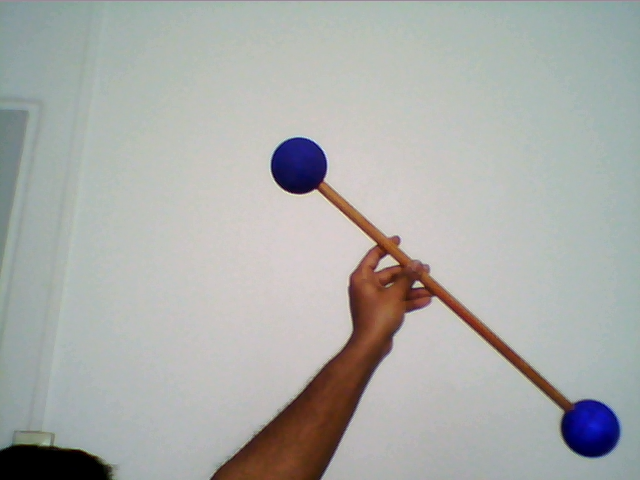
#> input picture 18,04,2023/diffsphere/imageR(100)39.png, 640 x 480 px, found by its file name
$ python 'sphere2 copy 7.py'
#> lines starting #> are read from the running program, lines starting #| are printed output that depends on the picture; after the words box and inside, x2 and y2 are one past the last pixel; in counts of white or black regions, pixels touching at a corner belong together
import numpy as np
import cv2 as cv

def empty(a):
    pass

# [4 lines of commented-out code are left out]
img = cv.imread("images/R20/imageR(100)39.png")
#> img is the input picture: shape (480, 640, 3); mean B, G, R 169.5, 172.4, 170.8

#img = cv.imread("images/stereoRight(J) - 17042023_2samcam_sphere/imageR(60)18.png")
#img = cv.imread("images/stereoRight(J) - 17042023_2diffcam_sphere/imageR(35)13.png")


cv.imshow('image', img)

assert img is not None, "file could not be read, check with os.path.exists()"
#img = cv.medianBlur(img,5)
#cimg = cv.cvtColor(img,cv.COLOR_GRAY2BGR)


hsv = cv.cvtColor(img, cv.COLOR_BGR2HSV)
#> hsv: shape (480, 640, 3); mean H, S, V 61.9, 25.7, 178.1
upper_blue = np.array([130, 255, 255])
lower_blue = np.array([90, 70, 0])
mask = cv.inRange(hsv, lower_blue, upper_blue)
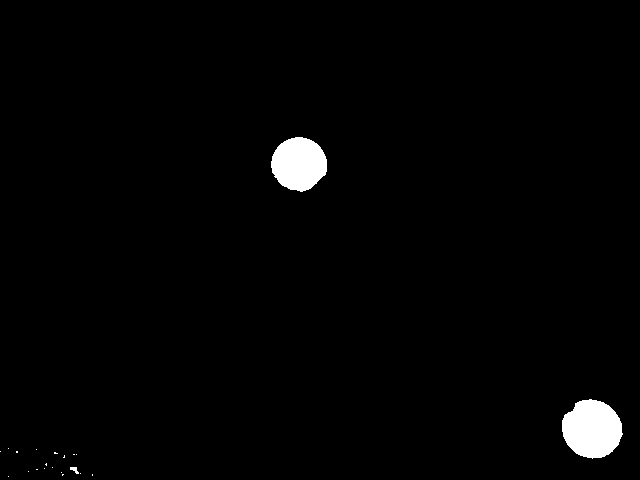
#> mask: shape (480, 640); 1.7% white; 21 white regions (18 under 20 px), largest, box (x1, y1, x2, y2) and area: (562, 399, 623, 459) 2746, (271, 137, 327, 192) 2330, (70, 467, 79, 474) 35
cv.imshow('maskimage', mask)

mask1 = cv.cvtColor(img, cv.COLOR_BGR2GRAY)
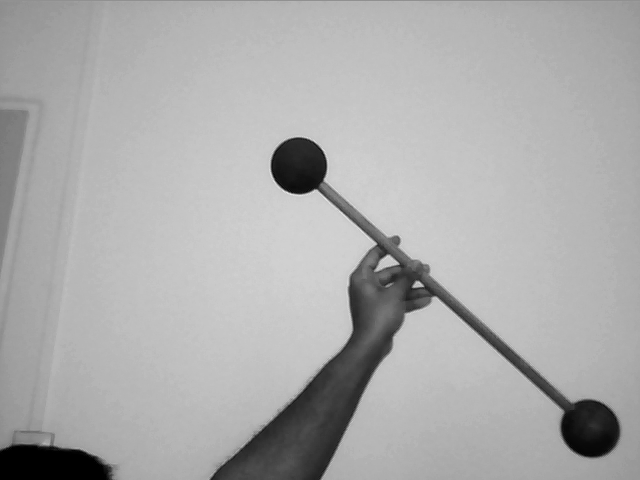
#> mask1: shape (480, 640); min 0, max 234, mean 171.6
mask2 = cv.cvtColor(mask, cv.COLOR_GRAY2BGR)

#mask1 = cv.medianBlur(mask, 5)
kernel = np.ones((5,5),np.uint8)
#erode = cv.erode(mask,kernel,iterations = 1)
#cv.imshow('erode', erode)
dilate = cv.dilate(mask,kernel,iterations = 1)
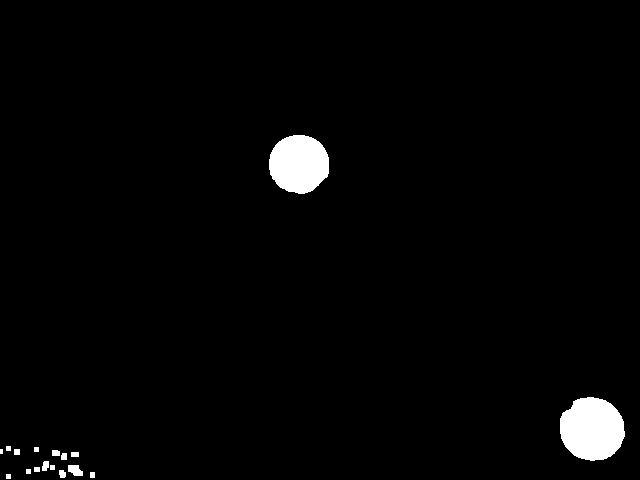
#> dilate: shape (480, 640); 2.2% white; 17 white regions (1 under 20 px), largest, box (x1, y1, x2, y2) and area: (560, 397, 625, 461) 3246, (269, 135, 329, 194) 2791, (68, 465, 83, 476) 125
#cv.imshow('dilate', dilate)

#thresh = cv.threshold(img, 220, 255, cv.THRESH_BINARY)[1]
#cv.imshow(' circles',thresh)

# apply morphological closing operation
kernel = np.ones((5,5),np.uint8)
#closing = cv.morphologyEx(thresh, cv.MORPH_CLOSE, kernel)
closing = cv.morphologyEx(mask, cv.MORPH_CLOSE, kernel)
#> closing: shape (480, 640); 1.7% white; 19 white regions (16 under 20 px), largest, box (x1, y1, x2, y2) and area: (562, 399, 623, 459) 2746, (271, 137, 327, 192) 2331, (70, 467, 81, 474) 37
closing1 = cv.morphologyEx(dilate, cv.MORPH_CLOSE, kernel)
#> closing1: shape (480, 640); 2.2% white; 9 white regions
#mask1 = cv.medianBlur(closing1, 5)
#closing2 = cv.morphologyEx(closing1, cv.MORPH_CLOSE, kernel)

cv.imshow('closing',closing)
#cv.imshow('closing1',closing1)
#cv.imshow('closing2',closing2)


contours, hierarchy = cv.findContours(closing, cv.RETR_EXTERNAL, cv.CHAIN_APPROX_SIMPLE)
#> contours = 19 contours, 16 with area under 20; largest, box (x1, y1, x2, y2) and area: (562, 399, 623, 459) 2660, (271, 137, 327, 192) 2254, (70, 467, 81, 474) 23

centers = []

for contour in contours:
    area = cv.contourArea(contour)
    #print(area)
    if area>1000:
        cv.drawContours(mask, [contour], -1, (0, 255, 0), 2)
        M = cv.moments(contour)
        cx = int(M['m10'] / M['m00'])
        cy = int(M['m01'] / M['m00'])
        # [4 lines of commented-out code are left out]

        if (cx-cy)<500:
              centers.append((cx,cy))
              cv.circle(img, (cx,cy), 2, (0, 0, 255), -1)
              cv.imshow('center', img)
#> this loop made 19 passes
#> (area, cx, cy) on passes 18 to 19: (2660.5, 591, 428), (2253.5, 298, 163)
#> area on pass 8: 23
#> img: shape (480, 640, 3); 0.01% of pixels changed, all inside (x1, y1, x2, y2) = (296, 161, 594, 431)
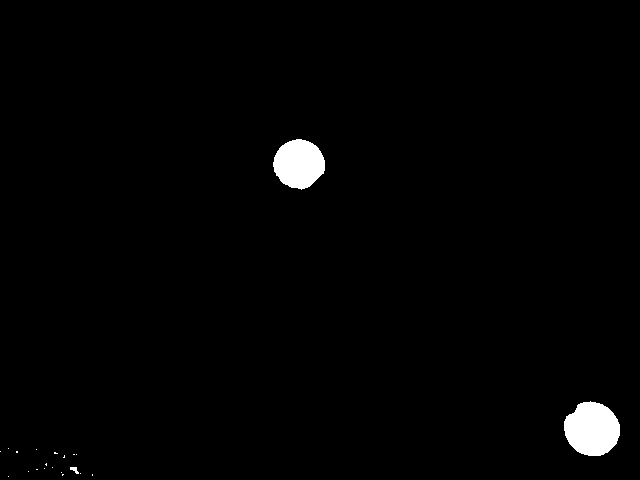
#> mask: shape (480, 640); 1.4% white; 21 white regions (18 under 20 px), largest, box (x1, y1, x2, y2) and area: (564, 401, 620, 456) 2348, (273, 139, 325, 190) 1968, (70, 467, 79, 474) 35
#> after the loop, centers = [(591, 428), (298, 163)]
print("Sphere centers:",centers)
#| Sphere centers: [(591, 428), (298, 163)]
cv.waitKey(0)

$ run again, with 12,04,2023/blue22.jpg saved as 18,04,2023/diffsphere/imageR(100)39.png
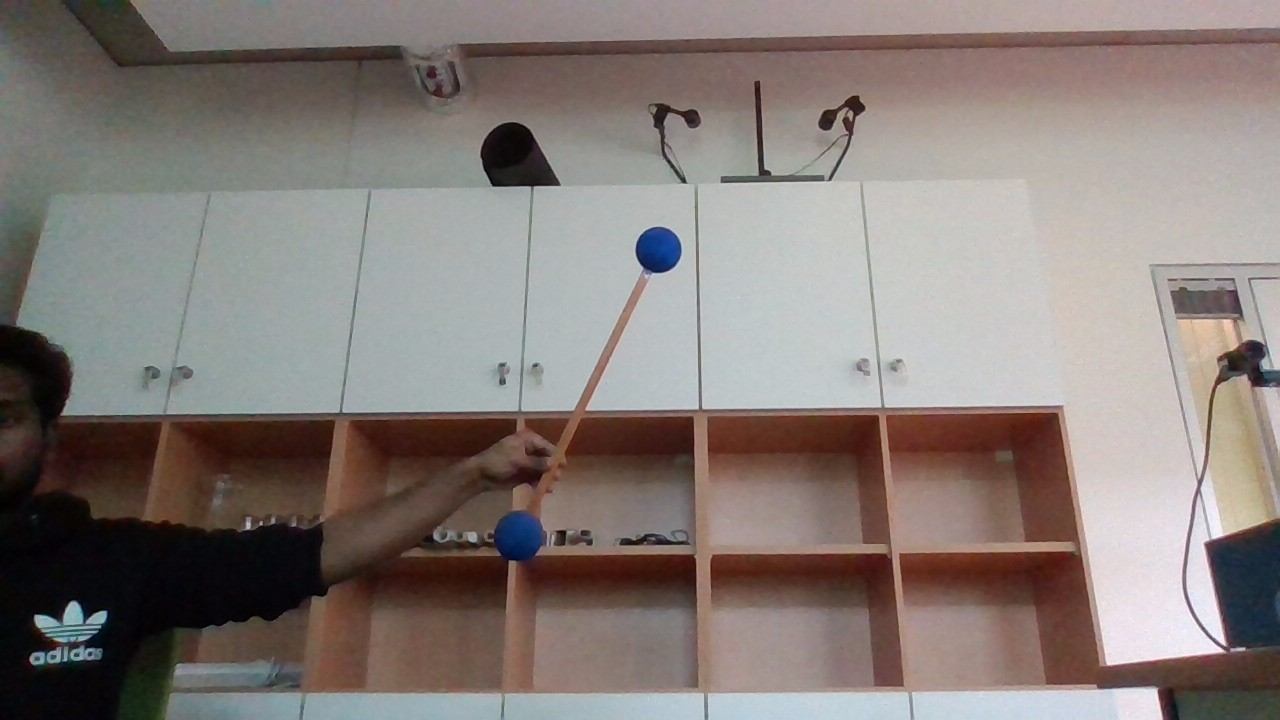
#> input picture 12,04,2023/blue22.jpg, 1280 x 720 px, found by its file name
#> img is the input picture: shape (720, 1280, 3); mean B, G, R 120.3, 124.3, 133.6
#> hsv: shape (720, 1280, 3); mean H, S, V 46, 51.6, 136.9
#> mask2: shape (720, 1280, 3); 2.7% white; 79 white regions (51 under 20 px), largest, box (x1, y1, x2, y2) and area: (38, 534, 156, 685) 6208, (1216, 531, 1280, 645) 5448, (224, 538, 314, 608) 2808
#> dilate: shape (720, 1280); 3.9% white; 30 white regions, largest, box (x1, y1, x2, y2) and area: (0, 532, 158, 698) 13371, (168, 530, 316, 612) 6005, (1214, 529, 1280, 647) 5985
#> closing: shape (720, 1280); 2.9% white; 40 white regions (20 under 20 px), largest, box (x1, y1, x2, y2) and area: (7, 534, 156, 688) 8503, (1216, 531, 1280, 645) 5487, (170, 532, 314, 608) 4339
#> `closing1 = cv.morphologyEx(dilate, cv.MORPH_CLOSE, kernel)`:
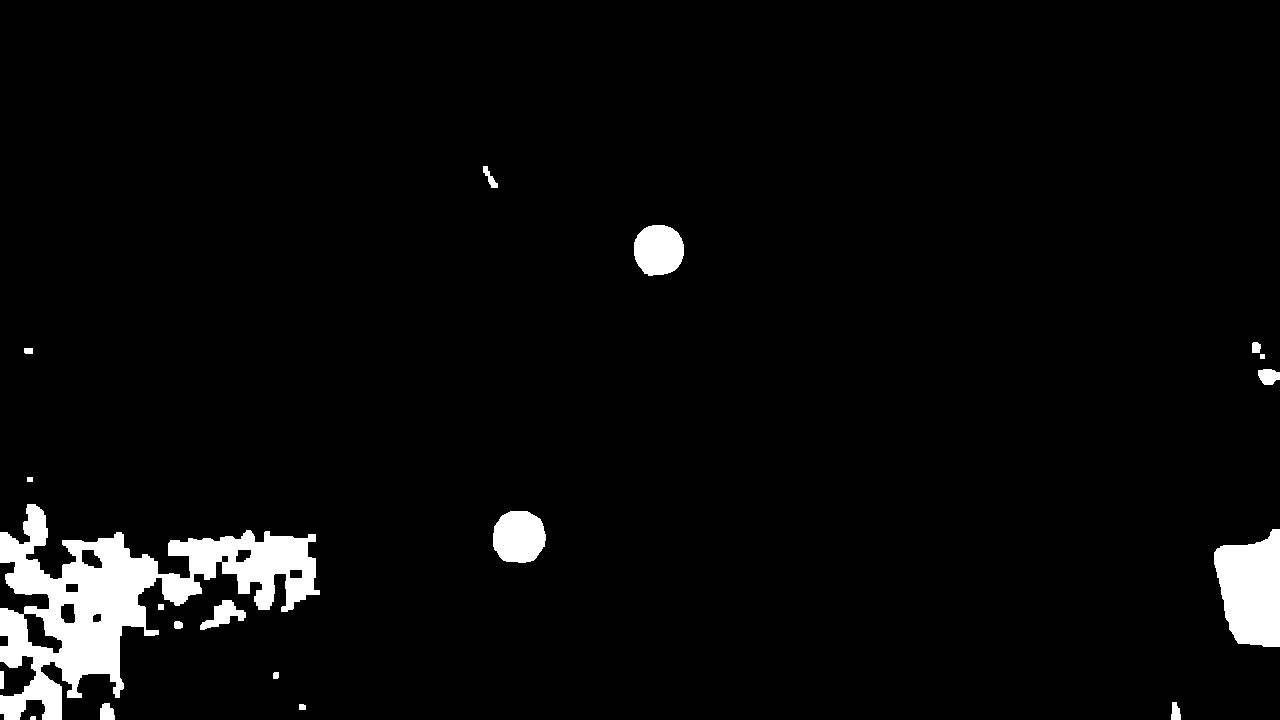
#> closing1: shape (720, 1280); 4% white; 19 white regions
#> contours = 40 contours, 25 with area under 20; largest, box (x1, y1, x2, y2) and area: (7, 534, 156, 688) 8750, (1216, 531, 1280, 645) 5332, (170, 532, 314, 608) 3994, (495, 513, 544, 561) 1776, (636, 227, 682, 274) 1604
#> the loop `for contour in contours:` made 40 passes
#> (area, cx, cy) on passes 8, 24, 27, 28, 29, 36: (1149.5, 34, 699), (8750, 92, 605), (3993.5, 255, 562), (5331.5, 1252, 589), (1776, 518, 536), (1604.5, 658, 249)
#> after the loop `for contour in contours:`:
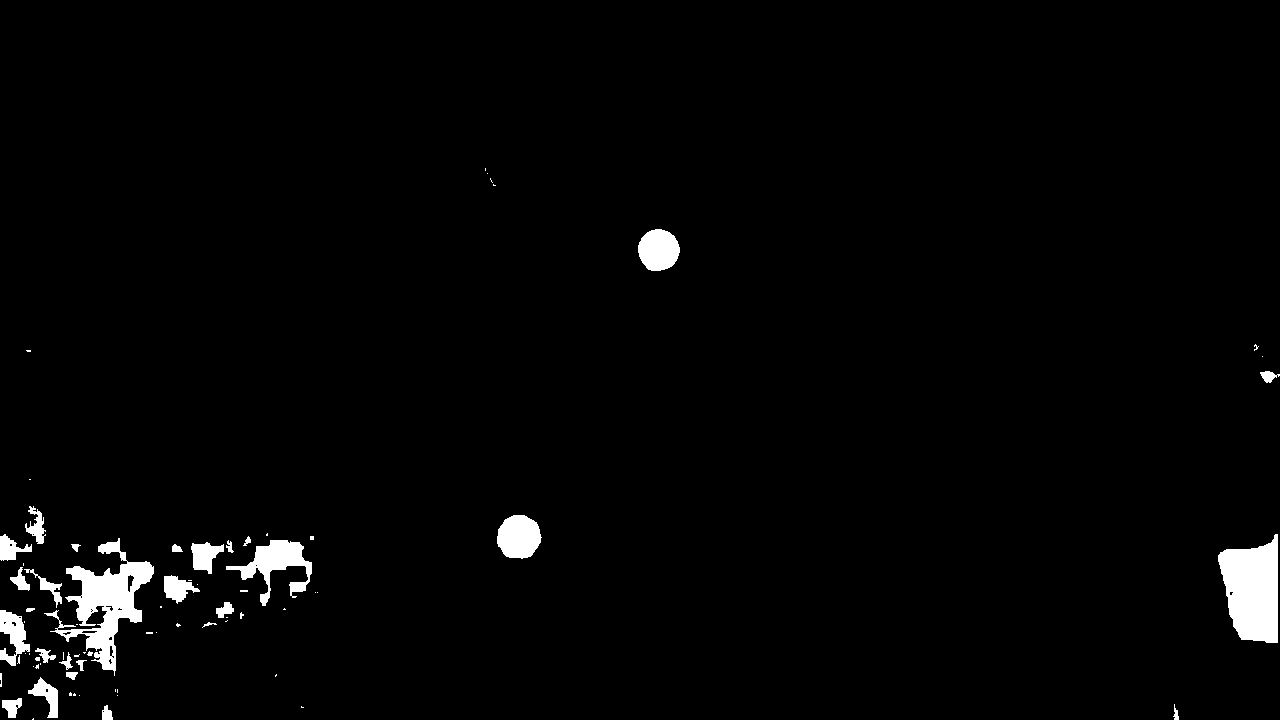
#> mask: shape (720, 1280); 2.2% white; 75 white regions (45 under 20 px), largest, box (x1, y1, x2, y2) and area: (44, 538, 154, 676) 4878, (1218, 534, 1278, 643) 4827, (226, 540, 312, 606) 2010
#> after the loop `for contour in contours:`: centers = [(34, 699), (92, 605), (255, 562), (518, 536), (658, 249)]
#| Sphere centers: [(34, 699), (92, 605), (255, 562), (518, 536), (658, 249)]

$ run again, with 18,04,2023/diffsphere/imageR(10)2.png copied over 18,04,2023/diffsphere/imageR(100)39.png
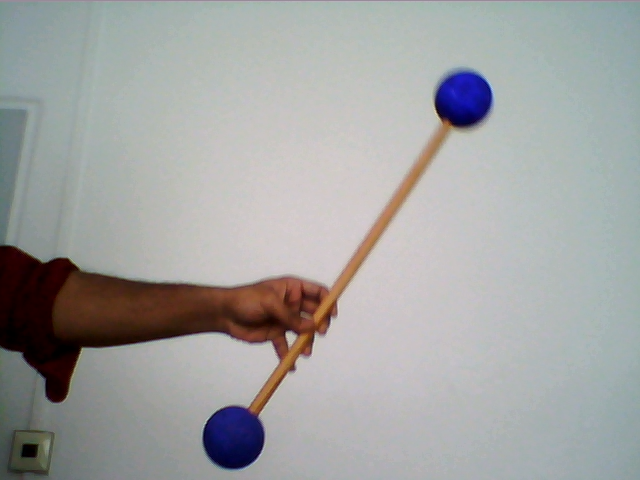
#> input picture 18,04,2023/diffsphere/imageR(10)2.png, 640 x 480 px, found by its file name
#> img is the input picture: shape (480, 640, 3); mean B, G, R 162, 162.9, 162
#> hsv: shape (480, 640, 3); mean H, S, V 74.4, 32.4, 169.4
#> mask2: shape (480, 640, 3); 1.8% white; 5 white regions (2 under 20 px), largest, box (x1, y1, x2, y2) and area: (203, 406, 264, 470) 3045, (435, 69, 494, 126) 2543, (22, 446, 28, 455) 27
#> `dilate = cv.dilate(mask,kernel,iterations = 1)`:
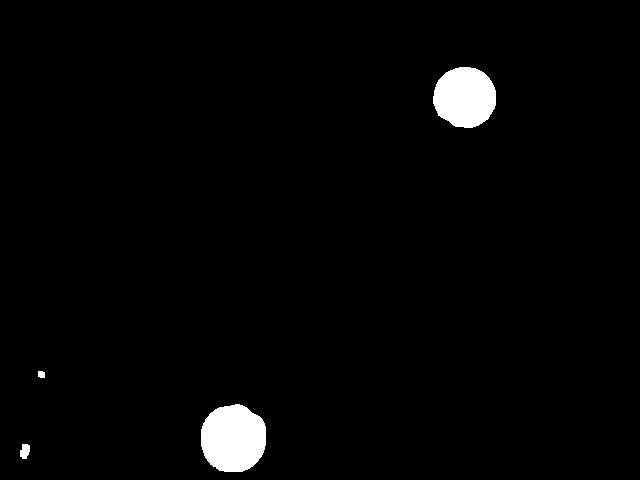
#> dilate: shape (480, 640); 2.2% white; 4 white regions, box (x1, y1, x2, y2) and area: (201, 404, 266, 472) 3564, (433, 67, 496, 128) 3027, (20, 444, 30, 459) 118, (38, 371, 45, 378) 45
#> closing: shape (480, 640); 1.8% white; 4 white regions (1 under 20 px)
#> contours = 4 contours, 1 with area under 20; largest, box (x1, y1, x2, y2) and area: (203, 406, 264, 470) 2958, (435, 69, 494, 126) 2466, (22, 446, 28, 457) 21
#> the loop `for contour in contours:` made 4 passes
#> (area, cx, cy) on passes 2, 4: (2958.5, 232, 438), (2466, 464, 96)
#> after the loop `for contour in contours:`:
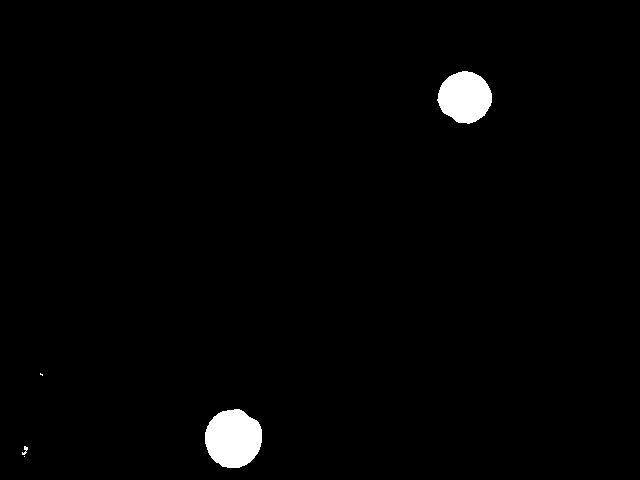
#> mask: shape (480, 640); 1.6% white; 5 white regions (2 under 20 px), largest, box (x1, y1, x2, y2) and area: (205, 409, 262, 468) 2634, (437, 71, 492, 124) 2167, (22, 446, 28, 455) 27
#> after the loop `for contour in contours:`: centers = [(232, 438), (464, 96)]
#| Sphere centers: [(232, 438), (464, 96)]
